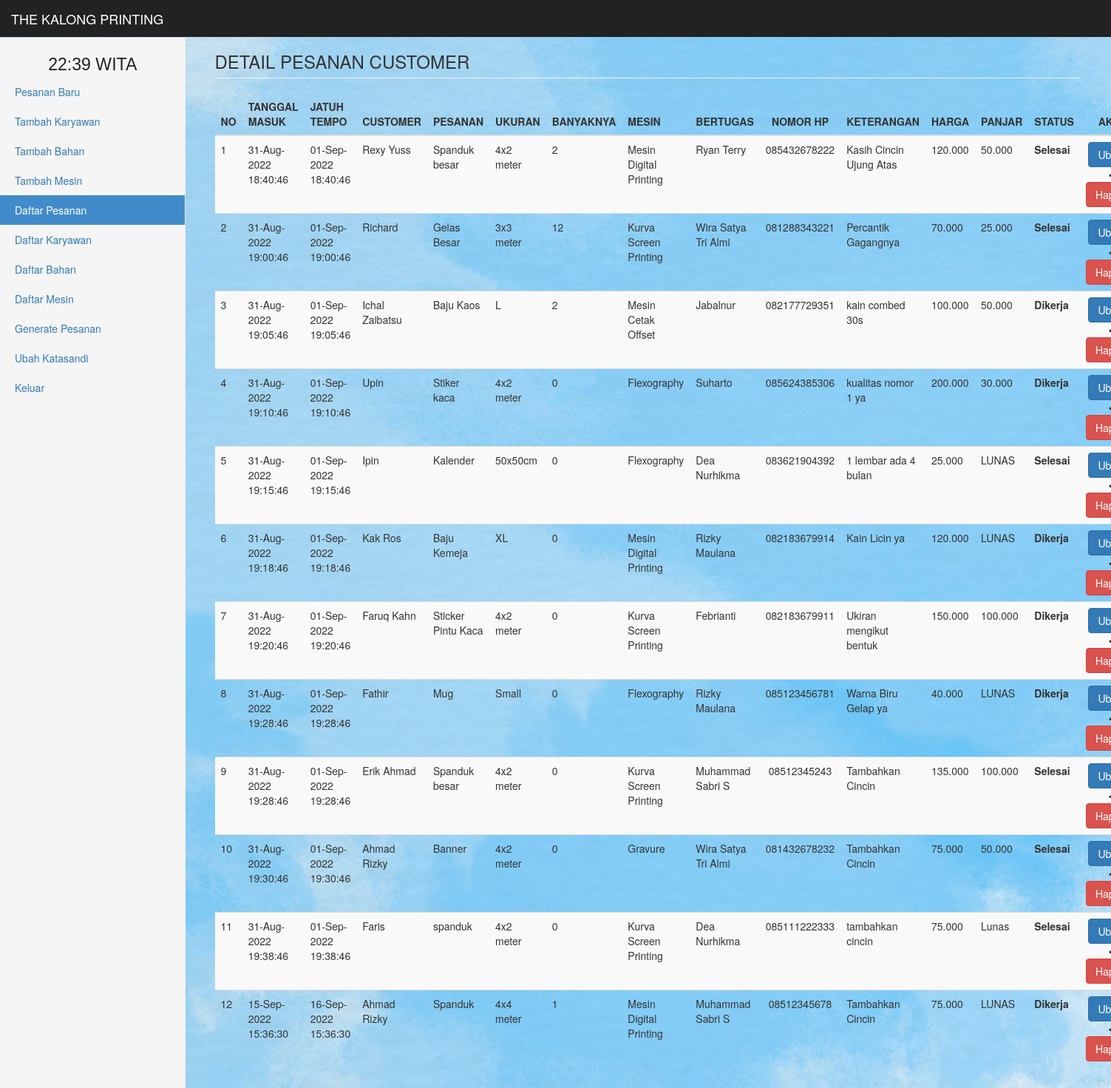
Page /detail_pesanan (signed in) on the committed database.
### tables this page shows
CREATE TABLE `detail_pesanan` (
  `id` int(11) NOT NULL,
  `id_user` int(10) NOT NULL,
  `id_bln` int(10) NOT NULL,
  `id_hri` int(10) NOT NULL,
  `id_tgl` int(10) NOT NULL,
  `tgl_masuk` varchar(50) NOT NULL,
  `tgl_jatuh_tempo` varchar(255) DEFAULT NULL,
  `nama_customer` varchar(30) NOT NULL,
  `handphone` varchar(13) NOT NULL,
  `isi_pesanan` longtext NOT NULL,
  `ukuran` varchar(100) NOT NULL,
  `banyaknya` int(255) DEFAULT NULL,
  `mesin` varchar(255) NOT NULL,
  `karyawan` varchar(100) NOT NULL,
  `keterangan` varchar(255) NOT NULL,
  `harga` varchar(30) NOT NULL,
  `panjar` varchar(30) NOT NULL,
  `file` varchar(50) NOT NULL,
  `status` varchar(30) NOT NULL
);

### view/adm/detail_pesanan.php (the view, shortened to what this page needs)
<h3 class='page-header'>DETAIL PESANAN CUSTOMER</h3>
    <div class='table-resfponsive'>
    <?php
        if (isset($_GET['id_pesanan'])) {
            if ($_GET['id_pesanan']!=="") {
                $id_user=$_GET['id_pesanan'];
                include './view/adm/edit_pesanan.php';
            } else {
                header("location:detail_pesanan");
            }
        } else {
$q = "SELECT*FROM detail_pesanan NATURAL LEFT JOIN bulan NATURAL JOIN hari NATURAL JOIN tanggal  ORDER BY id ASC";
$cek_page = $conn->query($q);
if ($cek_page->num_rows != 0) {
    if ($r = $conn->query($q)) {
    if ($r->num_rows!==0) {
            echo "<table class='table table-striped' style='width:200%'>
                    <thead>
                        <tr> <center>
                            <th>NO</th>
                            <th>TANGGAL MASUK</th>
                            <th>JATUH TEMPO</th>
                            <th>CUSTOMER</th>
                            <th>PESANAN</th>
                            <th>UKURAN</th>
                            <th>BANYAKNYA</th>
                            <th>MESIN</th>
                            <th>BERTUGAS</th>
                            <th><center>NOMOR HP</center></th>
                            <th>KETERANGAN</th>
                            <th>HARGA</th>
                            <th>PANJAR</th>
                            <th>STATUS</th>
                            <th><center>AKSI</center></th>
                        </tr>
                    </thead>
                    <tbody>";
                    $query_pesanan = $conn->query($q);
                    $no=0;
                    while ($get_pesanan = $query_pesanan->fetch_assoc()) {
                        $id_pesanan = $get_pesanan['id'];
                        $id_hapus = $get_pesanan['id'];
                        $waktu = "$get_pesanan[tgl_masuk]";
                        $tgl_jatuh_tempo = "$get_pesanan[tgl_jatuh_tempo]";
                        $nama_customer = $get_pesanan['nama_customer'];
                        $isi_pesanan = $get_pesanan['isi_pesanan'];
                        $ukuran = $get_pesanan['ukuran'];
                        $banyaknya = $get_pesanan['banyaknya'];
                        $mesin = $get_pesanan['mesin'];
                        $karyawan = $get_pesanan['karyawan'];
                        $handphone = $get_pesanan['handphone'];
                        $keterangan = $get_pesanan['keterangan'];
                        $harga = $get_pesanan['harga'];
                        $panjar = $get_pesanan['panjar'];
                        $status = $get_pesanan['status'];
                        $no++;
                        echo "<tr>
                                <td>$no</td>
                                <td>$waktu</td>
                                <td>$tgl_jatuh_tempo</td>
                                <td>$nama_customer</td>
                                <td>$isi_pesanan</td>
                                <td>$ukuran</td>
                                <td>$banyaknya</td>
                                <td>$mesin</th>
                                <td>$karyawan</th>
                                <td><center>$handphone</center></td>
                                <td>$keterangan</td>
                                <td>$harga</td>
                                <td>$panjar</td>
                                <td><b>  $status<b></td>
                                <td><center><a href='detail_pesanan&id_pesanan=$id_pesanan' class='btn btn-primary' title='Edit $isi_pesanan'>Ubah </a> &bullet; <a class='btn btn-danger'style='cursor:pointer' onclick='hapusPesanan($id_hapus)' >Hapus</a></center></td>
                            </tr>";
                    }
                    echo "</tbody></table>";
                    } else {
                        echo "<hr />";
                    }
                } else {
                    echo "<div class='alert alert-danger'><strong>Terjadi kesalahan.</strong></div>";
                }
            } else {
                echo "<div class='alert alert-danger'><strong>Tidak ada data untuk ditampilkan</strong></div>";
            }
        }
     ?>
</div>
<script src="lib/js/sweetalert2.min.js"></script> <link rel="stylesheet" type="text/css" href="lib/js/sweetalert2.css">

### view/adm/detail_pesanan.php (style rules this page uses)
body { background-image: url('color.jpg'); background-repeat: no-repeat; background-attachment: fixed; background-size: cover; }

### rows in the picture
detail_pesanan: tgl_masuk "31-Aug-2022 18:40:46", tgl_jatuh_tempo "01-Sep-2022 18:40:46", nama_customer "Rexy Yuss", isi_pesanan "Spanduk besar", ukuran "4x2 meter", banyaknya "2", mesin "Mesin Digital Printing", karyawan "Ryan Terry", handphone "085432678222", keterangan "Kasih Cincin Ujung Atas", harga "120.000", panjar "50.000", status "Selesai"
detail_pesanan: tgl_masuk "31-Aug-2022 19:00:46", tgl_jatuh_tempo "01-Sep-2022 19:00:46", nama_customer "Richard", isi_pesanan "Gelas Besar", ukuran "3x3 meter", banyaknya "12", mesin "Kurva Screen Printing", karyawan "Wira Satya Tri Almi", handphone "081288343221", keterangan "Percantik Gagangnya", harga "70.000", panjar "25.000", status "Selesai"
detail_pesanan: tgl_masuk "31-Aug-2022 19:05:46", tgl_jatuh_tempo "01-Sep-2022 19:05:46", nama_customer "Ichal Zaibatsu", isi_pesanan "Baju Kaos", ukuran "L", banyaknya "2", mesin "Mesin Cetak Offset", karyawan "Jabalnur", handphone "082177729351", keterangan "kain combed 30s", harga "100.000", panjar "50.000", status "Dikerja"
detail_pesanan: tgl_masuk "31-Aug-2022 19:10:46", tgl_jatuh_tempo "01-Sep-2022 19:10:46", nama_customer "Upin", isi_pesanan "Stiker kaca", ukuran "4x2 meter", banyaknya "0", mesin "Flexography", karyawan "Suharto", handphone "085624385306", keterangan "kualitas nomor 1 ya", harga "200.000", panjar "30.000", status "Dikerja"
detail_pesanan: tgl_masuk "31-Aug-2022 19:15:46", tgl_jatuh_tempo "01-Sep-2022 19:15:46", nama_customer "Ipin", isi_pesanan "Kalender", ukuran "50x50cm", banyaknya "0", mesin "Flexography", karyawan "Dea Nurhikma", handphone "083621904392", keterangan "1 lembar ada 4 bulan", harga "25.000", panjar "LUNAS", status "Selesai"
detail_pesanan: tgl_masuk "31-Aug-2022 19:18:46", tgl_jatuh_tempo "01-Sep-2022 19:18:46", nama_customer "Kak Ros", isi_pesanan "Baju Kemeja", ukuran "XL", banyaknya "0", mesin "Mesin Digital Printing", karyawan "Rizky Maulana", handphone "082183679914", keterangan "Kain Licin ya", harga "120.000", panjar "LUNAS", status "Dikerja"
detail_pesanan: tgl_masuk "31-Aug-2022 19:20:46", tgl_jatuh_tempo "01-Sep-2022 19:20:46", nama_customer "Faruq Kahn", isi_pesanan "Sticker Pintu Kaca", ukuran "4x2 meter", banyaknya "0", mesin "Kurva Screen Printing", karyawan "Febrianti", handphone "082183679911", keterangan "Ukiran mengikut bentuk", harga "150.000", panjar "100.000", status "Dikerja"
detail_pesanan: tgl_masuk "31-Aug-2022 19:28:46", tgl_jatuh_tempo "01-Sep-2022 19:28:46", nama_customer "Fathir", isi_pesanan "Mug", ukuran "Small", banyaknya "0", mesin "Flexography", karyawan "Rizky Maulana", handphone "085123456781", keterangan "Warna Biru Gelap ya", harga "40.000", panjar "LUNAS", status "Dikerja"
detail_pesanan: tgl_masuk "31-Aug-2022 19:28:46", tgl_jatuh_tempo "01-Sep-2022 19:28:46", nama_customer "Erik Ahmad", isi_pesanan "Spanduk besar", ukuran "4x2 meter", banyaknya "0", mesin "Kurva Screen Printing", karyawan "Muhammad Sabri S", handphone "08512345243", keterangan "Tambahkan Cincin", harga "135.000", panjar "100.000", status "Selesai"
detail_pesanan: tgl_masuk "31-Aug-2022 19:30:46", tgl_jatuh_tempo "01-Sep-2022 19:30:46", nama_customer "Ahmad Rizky", isi_pesanan "Banner", ukuran "4x2 meter", banyaknya "0", mesin "Gravure", karyawan "Wira Satya Tri Almi", handphone "081432678232", keterangan "Tambahkan Cincin", harga "75.000", panjar "50.000", status "Selesai"
detail_pesanan: tgl_masuk "31-Aug-2022 19:38:46", tgl_jatuh_tempo "01-Sep-2022 19:38:46", nama_customer "Faris", isi_pesanan "spanduk", ukuran "4x2 meter", banyaknya "0", mesin "Kurva Screen Printing", karyawan "Dea Nurhikma", handphone "085111222333", keterangan "tambahkan cincin", harga "75.000", panjar "Lunas", status "Selesai"
detail_pesanan: tgl_masuk "15-Sep-2022 15:36:30", tgl_jatuh_tempo "16-Sep-2022 15:36:30", nama_customer "Ahmad Rizky", isi_pesanan "Spanduk", ukuran "4x4 meter", banyaknya "1", mesin "Mesin Digital Printing", karyawan "Muhammad Sabri S", handphone "08512345678", keterangan "Tambahkan Cincin", harga "75.000", panjar "LUNAS", status "Dikerja"

### other values in the picture
$name[$i] "Pesanan Baru"
$name[$i] "Tambah Karyawan"
$name[$i] "Tambah Bahan"
$name[$i] "Tambah Mesin"
$name[$i] "Daftar Pesanan"
$name[$i] "Daftar Karyawan"
$name[$i] "Daftar Bahan"
$name[$i] "Daftar Mesin"
$name[$i] "Generate Pesanan"
$name[$i] "Ubah Katasandi"
$name[$i] "Keluar"
